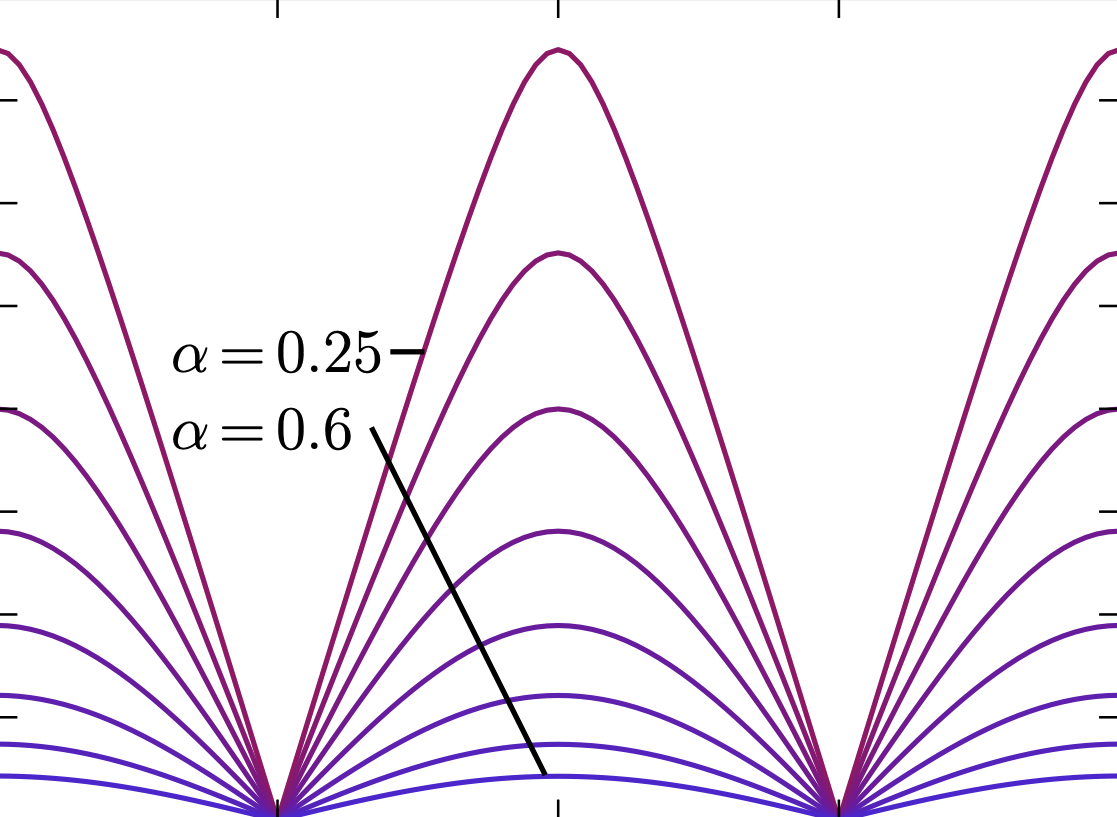
#> input picture images/fig_17a.png, 1117 x 817 px
$ jupyter execute --allow-errors resonator_coupling.ipynb   (shell and % lines are left out)
#> lines starting #> are read from the running program, lines starting #| are printed output that depends on the picture
### circuit_models/resonator_coupling_circuit.py
import numpy as np
import scipy as sp
import scipy.sparse.linalg
import scipy.sparse as sparse
import matplotlib.pyplot as plt


class RCCircuit:
    def __init__(self, Ejp=121e9, Cjp=8e-15, Ccp=5e-15, alphas=[0.5, 0.5, 1, 1], ng=0.25, flux=0.5,
                 Cr=100e-15, Lr=10e-9, Ejt=5e9, Cjt=4e-15, Cct=5e-15, Ct=40e-15, ncut=2, mcut=20):
        self.h = 6.626e-34
        self.hbar = 1.055e-34
        self.e_charge = 1.60218e-19

        self.Ejp = Ejp * self.h                 # Probe qubit Josephson energy
        self.Cjp = Cjp                          # Probe qubit Josephson capacitance
        self.Ccp = Ccp                          # Probe qubit coupling capacitance
        self.alphas = alphas                    # Asymmetry of probe qubit
        self.ng = ng                            # Reduced gate charge
        self.flux = flux                        # Flux through probe qubit
        self.Cr = Cr                            # Resonator capacitance
        self.Lr = Lr                            # Resonator inductance
        self.Ejt = Ejt * self.h                 # Target qubit Josephson energy
        self.Cjt = Cjt                          # Target qubit Josephson capacitance
        self.Cct = Cct                          # Target qubit coupling capacitance
        self.Ct = Cct                           # Target qubit capacitance
        self.Z0 = np.sqrt(self.Lr / self.Cr)    # Impedance of resonator
        self.ncut = ncut                        # Cut-off threshold for number basis
        self.mcut = mcut                        # Cut-off threshold for resonator Fock states

        self.init_operators()

    # [12 lines left out: function _print_params, not called in this run]

    def init_operators(self):
        self.I_cb = sp.sparse.diags(np.ones(2 * self.ncut + 1, dtype=np.clongdouble))   # Identity for qubit (charge basis)
        self.I_fb = sp.sparse.diags(np.ones(self.mcut, dtype=np.clongdouble))           # Identity for resonator (Fock basis)

        self.q_op_cb = sp.sparse.diags(-2 * self.e_charge * np.arange(-self.ncut, self.ncut + 1, dtype=np.clongdouble))           # Charge operator (charge basis)
        self.ng_op_cb = -2 * self.e_charge * self.ng * self.I_cb
        self.e_iphi_op_cb = sp.sparse.diags(np.ones(2 * self.ncut, dtype=np.clongdouble), offsets=1)                                   # e^{i \phi} operator (charge basis)
        self.creation_op_fb = sp.sparse.diags(np.sqrt(np.arange(1, self.mcut, dtype=np.clongdouble)), offsets=-1)                     # Creation operator (Fock basis)
        self.annihilation_op_fb = np.conjugate(self.creation_op_fb.T)                                                 # Annihilation operator (Fock basis)
        self.q_op_fb = np.sqrt(self.hbar / (2 * self.Z0)) * 1j * (self.creation_op_fb - self.annihilation_op_fb)      # Charge operator (Fock basis)
        self.phi_op_fb = np.sqrt(self.hbar * self.Z0 * 0.5) * (self.creation_op_fb + self.annihilation_op_fb)         # Phi operator (Fock basis)

        self.q1_q1_prt = self.tensor5(self.q_op_cb @ self.q_op_cb, self.I_cb, self.I_cb, self.I_fb, self.I_cb)
        self.q1_q2_prt = self.tensor5(self.q_op_cb, self.q_op_cb, self.I_cb, self.I_fb, self.I_cb)
        self.q1_q3_prt = self.tensor5(self.q_op_cb, self.I_cb, self.q_op_cb + self.ng_op_cb, self.I_fb, self.I_cb)
        self.q1_q4_prt = self.tensor5(self.q_op_cb, self.I_cb, self.I_cb, self.q_op_fb, self.I_cb)
        self.q1_q5_prt = self.tensor5(self.q_op_cb, self.I_cb, self.I_cb, self.I_fb, self.q_op_cb)
        self.q2_q2_prt = self.tensor5(self.I_cb, self.q_op_cb @ self.q_op_cb, self.I_cb, self.I_fb, self.I_cb)
        self.q2_q3_prt = self.tensor5(self.I_cb, self.q_op_cb, self.q_op_cb + self.ng_op_cb, self.I_fb, self.I_cb)
        self.q2_q4_prt = self.tensor5(self.I_cb, self.q_op_cb, self.I_cb, self.q_op_fb, self.I_cb)
        self.q2_q5_prt = self.tensor5(self.I_cb, self.q_op_cb, self.I_cb, self.I_fb, self.q_op_cb)
        self.q3_q3_prt = self.tensor5(self.I_cb, self.I_cb, (self.q_op_cb + self.ng_op_cb) @ (self.q_op_cb + self.ng_op_cb), self.I_fb, self.I_cb)
        self.q3_q4_prt = self.tensor5(self.I_cb, self.I_cb, self.q_op_cb + self.ng_op_cb, self.q_op_fb, self.I_cb)
        self.q3_q5_prt = self.tensor5(self.I_cb, self.I_cb, self.q_op_cb + self.ng_op_cb, self.I_fb, self.q_op_cb)
        self.q4_q4_prt = self.tensor5(self.I_cb, self.I_cb, self.I_cb, self.q_op_fb @ self.q_op_fb, self.I_cb)
        self.q4_q5_prt = self.tensor5(self.I_cb, self.I_cb, self.I_cb, self.q_op_fb, self.q_op_cb)
        self.q5_q5_prt = self.tensor5(self.I_cb, self.I_cb, self.I_cb, self.I_fb, self.q_op_cb @ self.q_op_cb)

        self.q1_q1_pr = self.tensor4(self.q_op_cb @ self.q_op_cb, self.I_cb, self.I_cb, self.I_fb)
        self.q1_q2_pr = self.tensor4(self.q_op_cb, self.q_op_cb, self.I_cb, self.I_fb)
        self.q1_q3_pr = self.tensor4(self.q_op_cb, self.I_cb, self.q_op_cb + self.ng_op_cb, self.I_fb)
        self.q1_q4_pr = self.tensor4(self.q_op_cb, self.I_cb, self.I_cb, self.q_op_fb)
        self.q2_q2_pr = self.tensor4(self.I_cb, self.q_op_cb @ self.q_op_cb, self.I_cb, self.I_fb)
        self.q2_q3_pr = self.tensor4(self.I_cb, self.q_op_cb, self.q_op_cb + self.ng_op_cb, self.I_fb)
        self.q2_q4_pr = self.tensor4(self.I_cb, self.q_op_cb, self.I_cb, self.q_op_fb)
        self.q3_q3_pr = self.tensor4(self.I_cb, self.I_cb, (self.q_op_cb + self.ng_op_cb) @ (self.q_op_cb + self.ng_op_cb), self.I_fb)
        self.q3_q4_pr = self.tensor4(self.I_cb, self.I_cb, self.q_op_cb + self.ng_op_cb, self.q_op_fb)
        self.q4_q4_pr = self.tensor4(self.I_cb, self.I_cb, self.I_cb, self.q_op_fb @ self.q_op_fb)

        self.q1_p = self.tensor3(self.q_op_cb, self.I_cb, self.I_cb)
        self.q2_p = self.tensor3(self.I_cb, self.q_op_cb, self.I_cb)
        self.q3_p = self.tensor3(self.I_cb, self.I_cb, self.q_op_cb + self.ng_op_cb)

        self.q1_q1_p = self.tensor3(self.q_op_cb @ self.q_op_cb, self.I_cb, self.I_cb)
        self.q1_q2_p = self.tensor3(self.q_op_cb, self.q_op_cb, self.I_cb)
        self.q1_q3_p = self.tensor3(self.q_op_cb, self.I_cb, self.q_op_cb + self.ng_op_cb)
        self.q2_q2_p = self.tensor3(self.I_cb, self.q_op_cb @ self.q_op_cb, self.I_cb)
        self.q2_q3_p = self.tensor3(self.I_cb, self.q_op_cb, self.q_op_cb + self.ng_op_cb)
        self.q3_q3_p = self.tensor3(self.I_cb, self.I_cb, (self.q_op_cb + self.ng_op_cb) @ (self.q_op_cb + self.ng_op_cb))

        self.q5_t = self.q_op_cb

        self.q5_q5_t = self.q_op_cb @ self.q_op_cb

    def tensor3(self, op1, op2, op3):
        return sparse.kron(sparse.kron(op1, op2), op3)

    def tensor4(self, op1, op2, op3, op4):
        return sparse.kron(sparse.kron(sparse.kron(op1, op2), op3), op4)

    def tensor5(self, op1, op2, op3, op4, op5):
        return sparse.kron(sparse.kron(sparse.kron(sparse.kron(op1, op2), op3), op4), op5)

    def hc(self, state):
        return np.conjugate(state).T

    def kin_prt(self):
        self.init_operators()

        C_mat = [
            [(self.alphas[2] + self.alphas[0]) * self.Cjp, 0, -self.alphas[0] * self.Cjp, 0, 0],
            [0, (self.alphas[3] + self.alphas[1]) * self.Cjp, -self.alphas[1] * self.Cjp, 0, 0],
            [-self.alphas[0] * self.Cjp, -self.alphas[1] * self.Cjp, (self.alphas[0] + self.alphas[1]) * self.Cjp + self.Ccp, -self.Ccp, 0],
            [0, 0, -self.Ccp, self.Cr + self.Ccp + self.Cct, -self.Cct],
            [0, 0, 0, -self.Cct, self.Cjt + self.Cct + self.Ct]
        ]

        C_mat_in = np.linalg.inv(C_mat)

        kin_prt = C_mat_in[0][0] * self.q1_q1_prt
        kin_prt += C_mat_in[1][1] * self.q2_q2_prt
        kin_prt += C_mat_in[2][2] * self.q3_q3_prt
        kin_prt += C_mat_in[3][3] * self.q4_q4_prt
        kin_prt += C_mat_in[4][4] * self.q5_q5_prt
        kin_prt += 2 * C_mat_in[0][1] * self.q1_q2_prt
        kin_prt += 2 * C_mat_in[0][2] * self.q1_q3_prt
        kin_prt += 2 * C_mat_in[0][3] * self.q1_q4_prt
        kin_prt += 2 * C_mat_in[0][4] * self.q1_q5_prt
        kin_prt += 2 * C_mat_in[1][2] * self.q2_q3_prt
        kin_prt += 2 * C_mat_in[1][3] * self.q2_q4_prt
        kin_prt += 2 * C_mat_in[1][4] * self.q2_q5_prt
        kin_prt += 2 * C_mat_in[2][3] * self.q3_q4_prt
        kin_prt += 2 * C_mat_in[2][4] * self.q3_q5_prt
        kin_prt += 2 * C_mat_in[3][4] * self.q4_q5_prt

        kin_prt *= 0.5

        return kin_prt

    # [26 lines left out: function kin_pr, not called in this run]

    def pot_prt(self):
        self.init_operators()

        pot_prt = self.Ejp * sum(self.alphas) * self.tensor5(self.I_cb, self.I_cb, self.I_cb, self.I_fb, self.I_cb)
        pot_prt += -self.Ejp * 0.5 * self.alphas[2] * self.tensor5(self.e_iphi_op_cb + self.e_iphi_op_cb.T, self.I_cb, self.I_cb, self.I_fb, self.I_cb)
        pot_prt += -self.Ejp * 0.5 * self.alphas[0] * self.tensor5(self.e_iphi_op_cb.T, self.I_cb, self.e_iphi_op_cb, self.I_fb, self.I_cb)
        pot_prt += -self.Ejp * 0.5 * self.alphas[0] * self.tensor5(self.e_iphi_op_cb, self.I_cb, self.e_iphi_op_cb.T, self.I_fb, self.I_cb)
        pot_prt += -self.Ejp * 0.5 * self.alphas[1] * np.exp(2j * np.pi * self.flux) * self.tensor5(self.I_cb, self.e_iphi_op_cb, self.e_iphi_op_cb.T, self.I_fb, self.I_cb)
        pot_prt += -self.Ejp * 0.5 * self.alphas[1] * np.exp(-2j * np.pi * self.flux) * self.tensor5(self.I_cb, self.e_iphi_op_cb.T, self.e_iphi_op_cb, self.I_fb, self.I_cb)
        pot_prt += -self.Ejp * 0.5 * self.alphas[3] * self.tensor5(self.I_cb, self.e_iphi_op_cb + self.e_iphi_op_cb.T, self.I_cb, self.I_fb, self.I_cb)
        pot_prt += self.Ejt * self.tensor5(self.I_cb, self.I_cb, self.I_cb, self.I_fb, self.I_cb)
        pot_prt += -self.Ejt * 0.5 * self.tensor5(self.I_cb, self.I_cb, self.I_cb, self.I_fb, self.e_iphi_op_cb + self.e_iphi_op_cb.T)
        pot_prt += 0.5 * self.Lr**-1 * self.tensor5(self.I_cb, self.I_cb, self.I_cb, self.phi_op_fb @ self.phi_op_fb, self.I_cb)

        return pot_prt

    # [12 lines left out: function pot_pr, not called in this run]

    def kin_p(self):
        self.init_operators()

        C_mat = [
            [(self.alphas[2] + self.alphas[0]) * self.Cjp, 0, -self.alphas[0] * self.Cjp],
            [0, (self.alphas[3] + self.alphas[1]) * self.Cjp, -self.alphas[1] * self.Cjp],
            [-self.alphas[0] * self.Cjp, -self.alphas[1] * self.Cjp, (self.alphas[0] + self.alphas[1]) * self.Cjp + self.Ccp]
        ]

        C_mat_in = np.linalg.inv(C_mat)

        kin_p = C_mat_in[0][0] * self.q1_q1_p
        kin_p += C_mat_in[1][1] * self.q2_q2_p
        kin_p += C_mat_in[2][2] * self.q3_q3_p
        kin_p += 2 * C_mat_in[0][1] * self.q1_q2_p
        kin_p += 2 * C_mat_in[0][2] * self.q1_q3_p
        kin_p += 2 * C_mat_in[1][2] * self.q2_q3_p

        kin_p *= 0.5

        return kin_p

    def pot_p(self):
        self.init_operators()

        pot_p = -self.Ejp * 0.5 * self.alphas[2] * self.tensor3(self.e_iphi_op_cb + self.e_iphi_op_cb.T, self.I_cb, self.I_cb)
        pot_p += -self.Ejp * 0.5 * self.alphas[0] * self.tensor3(self.e_iphi_op_cb.T, self.I_cb, self.e_iphi_op_cb)
        pot_p += -self.Ejp * 0.5 * self.alphas[0] * self.tensor3(self.e_iphi_op_cb, self.I_cb, self.e_iphi_op_cb.T)
        pot_p += -self.Ejp * 0.5 * self.alphas[1] * np.exp(2j * np.pi * self.flux) * self.tensor3(self.I_cb, self.e_iphi_op_cb, self.e_iphi_op_cb.T)
        pot_p += -self.Ejp * 0.5 * self.alphas[1] * np.exp(-2j * np.pi * self.flux) * self.tensor3(self.I_cb, self.e_iphi_op_cb.T, self.e_iphi_op_cb)
        pot_p += -self.Ejp * 0.5 * self.alphas[3] * self.tensor3(self.I_cb, self.e_iphi_op_cb + self.e_iphi_op_cb.T, self.I_cb)
        pot_p += self.Ejp * sum(self.alphas) * self.tensor3(self.I_cb, self.I_cb, self.I_cb)

        return pot_p

    # [28 lines left out: functions kin_t, pot_t, get_H_pr, not called in this run]

    def get_H_prt(self):
        self.H_prt = self.kin_prt() + self.pot_prt()
        # self.H_prt.eliminate_zeros()

        return self.H_prt

    def get_H_p(self):
        self.H_p = self.kin_p() + self.pot_p()
        # self.H_p.eliminate_zeros()

        return self.H_p

    # [46 lines left out: functions get_H_t, get_H_p_coupling, diagonalise_prt, not called in this run]

    def diagonalise_p(self, update=False):
        if update:
            self.get_H_p()
        else:
            try:
                self.H_p
            except AttributeError:
                self.get_H_p()

        evals_p, evecs_p = sparse.linalg.eigs(
            self.H_p, 10, which='SR'
        )
        evecs_p = evecs_p.T

        args = np.argsort(evals_p)
        self.evals_p = evals_p[args]
        self.evecs_p = evecs_p[args]

        return self.evals_p, self.evecs_p

    # [19 lines left out: function diagonalise_t, not called in this run]

    def init_probe_states(self, update=False):
        if update:
            self.diagonalise_p(update=True)
        else:
            try:
                self.evecs_p
            except AttributeError:
                self.diagonalise_p()

        self.probe_0 = self.evecs_p[0]
        self.probe_1 = self.evecs_p[1]
        self.probe_minus = 2**-0.5 * (self.probe_0 - self.probe_1)
        self.probe_plus = 2**-0.5 * (self.probe_0 + self.probe_1)

    # [40 lines left out: functions init_target_states, _plot_probe_states, not called in this run]

    def init_cavity_states(self):
        self.fock_0 = np.zeros((self.mcut,))
        self.fock_0[0] = 1

        self.fock_1 = np.zeros((self.mcut,))
        self.fock_1[1] = 1

        self.fock_m = 2**-0.5 * (self.fock_0 - self.fock_1)
        self.fock_p = 2**-0.5 * (self.fock_0 + self.fock_1)

    def init_prod_states(self, update=False):
        try:
            self.fock_0
        except AttributeError:
            self.init_cavity_states()

        if update:
            self.init_probe_states(update=True)
        else:
            try:
                self.probe_0
            except AttributeError:
                self.init_probe_states()

        if update:
            self.init_target_states(update=True)
        else:
            try:
                self.target_0
            except AttributeError:
                self.init_target_states()

        self.ket_00_ = np.kron(self.probe_0, self.fock_0)
        self.ket_10_ = np.kron(self.probe_1, self.fock_0)

        self.ket_000 = np.kron(np.kron(self.probe_0, self.fock_0), self.target_0)
        self.ket_001 = np.kron(np.kron(self.probe_0, self.fock_0), self.target_1)
        self.ket_010 = np.kron(np.kron(self.probe_0, self.fock_1), self.target_0)
        self.ket_100 = np.kron(np.kron(self.probe_1, self.fock_0), self.target_0)
        self.ket_011 = np.kron(np.kron(self.probe_0, self.fock_1), self.target_1)
        self.ket_110 = np.kron(np.kron(self.probe_1, self.fock_1), self.target_0)
        self.ket_p10 = np.kron(np.kron(self.probe_plus, self.fock_1), self.target_0)
        self.ket_p00 = np.kron(np.kron(self.probe_plus, self.fock_0), self.target_0)
        self.ket_m00 = np.kron(np.kron(self.probe_minus, self.fock_0), self.target_0)

    def calc_g_parr(self, update=False):
        if update:
            self.H_prt = self.get_H_prt()
            self.init_prod_states(update=True)
        else:
            try:
                self.H_prt
            except AttributeError:
                self.H_prt = self.get_H_prt()

            try:
                self.ket_p10
                self.ket_m00
            except AttributeError:
                self.init_prod_states()

        g_parr = 1j * self.hc(self.ket_p10) @ self.H_prt @ self.ket_m00

        return g_parr

    # [19 lines left out: function calc_g_perp, not called in this run]

    def calc_probe_freq(self, update=False):
        if update:
            self.H_prt = self.get_H_prt()
            self.init_prod_states(update=True)
        else:
            try:
                self.H_prt
            except AttributeError:
                self.H_prt = self.get_H_prt()

            try:
                self.ket_p1
            except AttributeError:
                self.init_prod_states()

        return np.abs(self.hc(self.ket_100) @ self.H_prt @ self.ket_100) - np.abs(self.hc(self.ket_000) @ self.H_prt @ self.ket_000)

    # [61 lines left out: functions calc_cavity_freq, calc_target_freq, calc_bil_omega, calc_bil_coupling, not called in this run]

### circuit_models/resonator_coupling.ipynb
# Reproducing figure 17 of Billangeon et al.

This notebook computes the Hamiltonian of the tunable gap flux qubit capacitively coupled to a quantum harmonic oscillator circuit shown in figure 16 of Billangeon.

<center></center>
<center>Figure 16: Qubit + Resonator Circuit</center>

It then goes on to compute the parameters of the approximated Hamiltonian

\begin{equation}
    H = \omega_r' a^\dagger a + \frac{\Delta}{2} \sigma_z + i g_{\parallel} \sigma_z \left( a^\dagger - a \right) + g_{\perp} \sigma_z \left( a^\dagger + a \right)
\end{equation}

with the aim of reproducing the behaviour seen in figure 17.

<center></center>
<center>Figure 17: Figures to reproduce</center>

## Install and Import Required Packages

[cell 1]
import os
import sys

os.environ["PATH"] += os.pathsep + '/Library/TeX/texbin'

if __name__ == '__main__':
    root_dir = 'Transmon-Project'
    root_path = os.path.abspath('').split(root_dir)[0] + root_dir
    sys.path.append(root_path)

import numpy as np
import scipy as sp
import matplotlib.gridspec as gridspec
import matplotlib.pyplot as plt
import scienceplots

from circuit_models.resonator_coupling_circuit import RCCircuit

from tqdm import tqdm

plt.style.use('science')

## Initialise Constants

[cell 2]
h = 6.62607015e-34
hbar = 1.054571817e-34
e_charge = 1.60217663e-1

[cell 3]
system = RCCircuit(ncut=5)

#> (the rest of this cell did not finish here and is left out)

## Visualise Hamiltonians

[cell 4]
system = RCCircuit(ncut=2, mcut=2)

H_prt = system.get_H_prt()
H_p = system.get_H_p()

if type(H_p) == sp.sparse.csr.csr_matrix:
    H_p = H_p.toarray()
    H_prt = H_prt.toarray()

f = plt.figure(figsize=(15,7))

ax1 = f.add_subplot(121)
ax1.title.set_text('Hamiltonian Matrix of the Qubit Resonator System')
im1 = ax1.imshow(np.real(H_prt), cmap=plt.get_cmap('cool'))
f.colorbar(im1)

ax2 = f.add_subplot(122)
ax2.title.set_text('Hamiltonian of Qubit')
im2 = ax2.imshow(np.real(H_p), cmap=plt.get_cmap('cool'))
f.colorbar(im2)
plt.show()
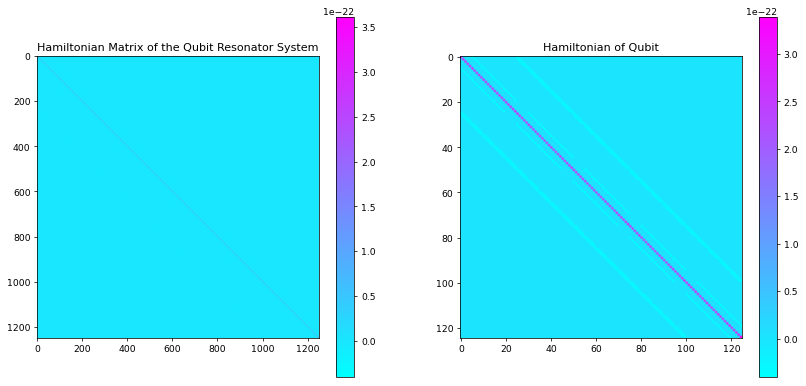
#> figure drawn by matplotlib, 4 panels

[cell 5]
system = RCCircuit(ncut=1, mcut=2, ng=0.5, Ejp=121e8)

kin_p = system.kin_p()
pot_p = system.pot_p()

if type(kin_p) == sp.sparse.csr.csr_matrix:
    kin_p = kin_p.toarray()
    pot_p = pot_p.toarray()

f = plt.figure(figsize=(15,7))

ax1 = f.add_subplot(121)
ax1.title.set_text('Kinetic Matrix of the Qubit')
im1 = ax1.imshow(np.real(kin_p), cmap=plt.get_cmap('cool'))
f.colorbar(im1)

ax2 = f.add_subplot(122)
ax2.title.set_text('Potential Matrix of the Qubit')
im2 = ax2.imshow(np.real(pot_p), cmap=plt.get_cmap('cool'))
f.colorbar(im2)
plt.show()
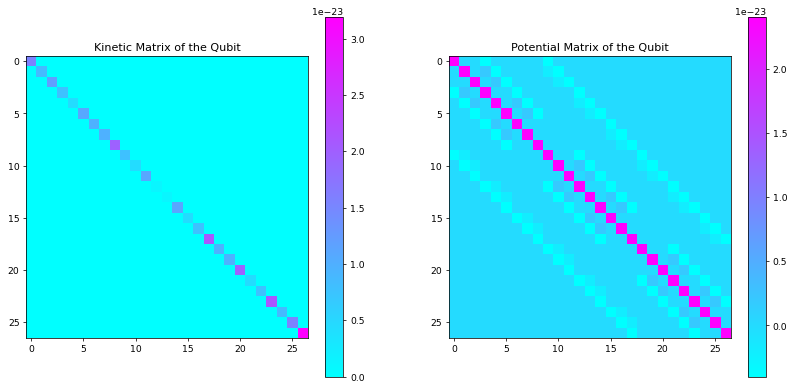
#> figure drawn by matplotlib, 4 panels

## Qubit Spectrum

[cell 6]
evals_list = []
fluxes = np.linspace(0,1,10)

system = RCCircuit(ncut=6, Ccp=0, ng=0)
#> (the rest of this cell did not finish here and is left out)

[cell 7]
plt.figure(figsize=(8,6))
#> (the rest of this cell did not finish here and is left out)

### Qubit Simulation

#### Fig 17a

[cell 8]
fig_17a_ngs_p = np.linspace(-1, 1, 100)
# alphas = np.linspace(0.25, 0.6, 8)
alphas = [0.2, 0.4, 0.6]

system = RCCircuit(ncut=4, Ccp=0)

fig_17a_results_p = {}

#> (the rest of this cell did not finish here and is left out)

[cell 9]
plt.figure(figsize=(8,6))
plt.title('Qubit energy gap (calculated from eigenenergies)')
plt.xlabel('ng')
plt.ylabel('$\\Delta_p$ (GHz)')

#> (the rest of this cell did not finish here and is left out)

[cell 10]
pparam = dict(xlabel='$n_g$', ylabel='$\Delta_p / h$ (GHz)')

#> (the rest of this cell did not finish here and is left out)

#### Compare to Billangeon

[cell 11]
plt.figure(figsize=(8,6))
plt.title('Qubit energy gap (calculated from eigenenergies)')
plt.xlabel('ng')
plt.ylabel('∆ (GHz)')

img = plt.imread("../images/fig_17a.png")
#> img is the input picture: shape (817, 1117, 4) float32; mean R, G, B, A 0.951, 0.924, 0.957, 1
#> (the rest of this cell did not finish here and is left out)

#### Fig 17b

[cell 12]
fig_17b_ngs_p = np.linspace(-1, 1, 10)
# fig_17b_Ccs_p = np.linspace(0, 10e-15, 12)
fig_17b_Ccps_p = [0e-15, 5e-15, 10e-15]

system = RCCircuit(ncut=5)

fig_17b_results_p = {}

#> (the rest of this cell did not finish here and is left out)

[cell 13]
plt.figure(figsize=(8,6))
plt.title('Qubit energy gap (calculated from eigenenergies)')
plt.xlabel('ng')
plt.ylabel('$\\Delta$ (GHz)')

#> (the rest of this cell did not finish here and is left out)

[cell 14]
pparam = dict(xlabel='$n_g$', ylabel='$\Delta_p / h$ (GHz)')

#> (the rest of this cell did not finish here and is left out)

[cell 15]
plt.figure(figsize=(8,6))
plt.title('Qubit energy gap (calculated from eigenenergies)')
plt.xlabel('ng')
plt.ylabel('∆ (GHz)')

img = plt.imread("../images/fig_17b.png")
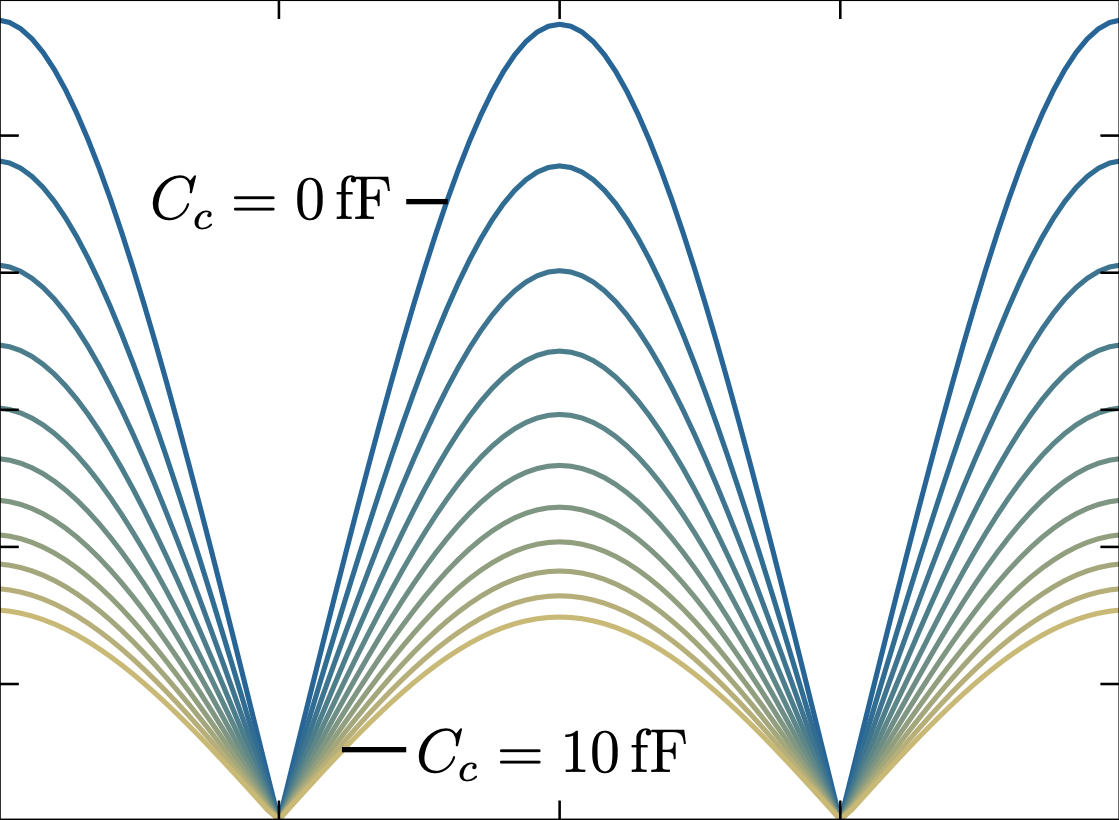
#> input picture images/fig_17b.png, 1119 x 820 px
#> img is the input picture: shape (820, 1119, 4) float32; mean R, G, B, A 0.919, 0.935, 0.936, 1
#> (the rest of this cell did not finish here and is left out)
